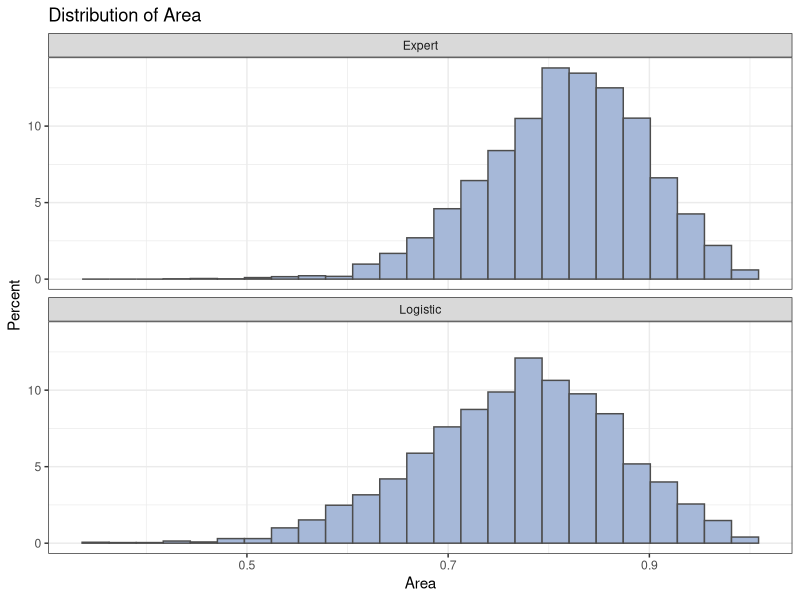
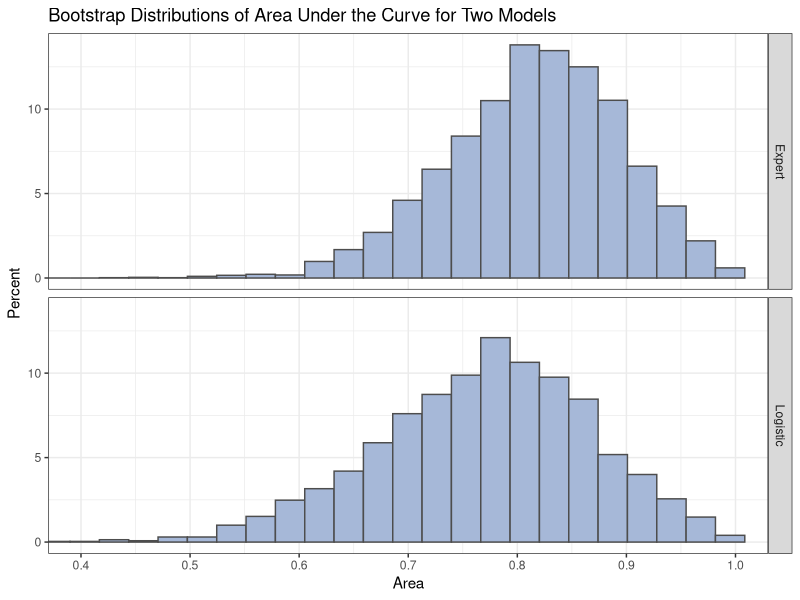

The R script that drew these images, in order:
## P097 - Bootstrap ROC (translation of P097_BootstrapROC.sas)
## Note: PROC SURVEYSELECT's random-number stream (seed=12345) cannot be reproduced
## in R. The bootstrap below is statistically equivalent but gives slightly different
## 4-decimal summaries. P097.txt therefore also includes a clearly labelled block of
## SAS reference values (Expert row and part of the Logistic row) for comparison only.
## Those values are typed in, not computed.
suppressPackageStartupMessages({
  library(dplyr)
  library(ggplot2)
})

out <- Sys.getenv("OUT_DIR")
if (out == "") out <- "."
dir.create(out, showWarnings = FALSE, recursive = TRUE)

## SAS-style rounding (half away from zero)
round_half_up <- function(x, d = 0) {
  m <- 10^d
  sign(x) * floor(abs(x) * m + 0.5 + 1e-9) / m
}
fmt <- function(x, w, d) formatC(round_half_up(x, d), width = w, format = "f", digits = d)
fmtp <- function(p, w = 8) ifelse(p < 0.0001, formatC("<.0001", width = w), fmt(p, w, 4))

## SAS percentile definition 5 (default) == R quantile type 2
pctl5 <- function(x, p) as.numeric(quantile(x, p, type = 2, names = FALSE))

txt <- character(0)
addtxt <- function(...) txt <<- c(txt, ...)

## ------------------------------------------------------------------
## data roc
## ------------------------------------------------------------------
vals <- c(
3.0,5.8,10,0, 3.2,6.3,5,1, 3.9,6.8,3,1, 2.8,4.8,6,0,
3.2,5.8,3,1, 0.9,4.0,5,0, 2.5,5.7,8,0, 1.6,5.6,5,1,
3.8,5.7,5,1, 3.7,6.7,6,1, 3.2,5.4,4,1, 3.8,6.6,6,1,
4.1,6.6,5,1, 3.6,5.7,5,1, 4.3,7.0,4,1, 3.6,6.7,4,0,
2.3,4.4,6,1, 4.2,7.6,4,0, 4.0,6.6,6,0, 3.5,5.8,6,1,
3.8,6.8,7,1, 3.0,4.7,8,0, 4.5,7.4,5,1, 3.7,7.4,5,1,
3.1,6.6,6,1, 4.1,8.2,6,1, 4.3,7.0,5,1, 4.3,6.5,4,1,
3.2,5.1,5,1, 2.6,4.7,6,1, 3.3,6.8,6,0, 1.7,4.0,7,0,
3.7,6.1,5,1, 3.3,6.3,7,1, 4.2,7.7,6,1, 3.5,6.2,5,1,
2.9,5.7,9,0, 2.1,4.8,7,1, 2.8,6.2,8,0, 4.0,7.0,7,1,
3.3,5.7,6,1, 3.7,6.9,5,1, 3.6,6.6,5,1)
m <- matrix(vals, ncol = 4, byrow = TRUE)
roc <- data.frame(alb = m[,1], tp = m[,2], totscore = 10 - m[,3], popind = m[,4])

## ------------------------------------------------------------------
## proc logistic: model popind(event='0') = alb tp totscore
## ------------------------------------------------------------------
roc$ev <- as.integer(roc$popind == 0)
fit <- glm(ev ~ alb + tp + totscore, data = roc, family = binomial(),
           control = glm.control(epsilon = 1e-12, maxit = 100))
fit0 <- glm(ev ~ 1, data = roc, family = binomial())
LogiOut <- roc[, c("alb","tp","totscore","popind")]
LogiOut$LogiPred <- as.numeric(fitted(fit))
nobs <- nrow(roc)
n_ev <- sum(roc$ev); n_nev <- nobs - n_ev

addtxt("The LOGISTIC Procedure", "Model Information",
       "Data Set WORK.ROC", "Response Variable popind",
       "Number of Response Levels 2", "Model binary logit",
       "Optimization Technique Fisher's scoring", "",
       sprintf("Number of Observations Read %d", nobs),
       sprintf("Number of Observations Used %d", nobs), "",
       "Response Profile",
       "Ordered Value  popind  Total Frequency",
       sprintf("1  0  %d", n_ev), sprintf("2  1  %d", n_nev), "",
       "Probability modeled is popind=0.", "",
       "Model Convergence Status",
       "Convergence criterion (GCONV=1E-8) satisfied.", "")

ll0 <- as.numeric(logLik(fit0)); ll1 <- as.numeric(logLik(fit))
k0 <- 1; k1 <- 4
m2ll0 <- -2*ll0; m2ll1 <- -2*ll1
fitstat <- data.frame(Criterion = c("AIC","SC","-2 Log L"),
                      InterceptOnly = c(m2ll0 + 2*k0, m2ll0 + k0*log(nobs), m2ll0),
                      InterceptAndCovariates = c(m2ll1 + 2*k1, m2ll1 + k1*log(nobs), m2ll1))
addtxt("Model Fit Statistics",
       sprintf("%-10s %12s %14s", "Criterion", "Intercept Only", "Intercept and Covariates"))
for (i in 1:3)
  addtxt(sprintf("%-10s %12s %14s", fitstat$Criterion[i],
                 fmt(fitstat$InterceptOnly[i],12,3), fmt(fitstat$InterceptAndCovariates[i],14,3)))
addtxt("")
write.csv(fitstat, file.path(out, "fitstatistics.csv"), row.names = FALSE, na = "")

X <- model.matrix(fit)
y <- roc$ev
p0 <- mean(y)
U <- t(X) %*% (y - p0)
I0 <- p0*(1-p0) * t(X) %*% X
score <- as.numeric(t(U) %*% solve(I0) %*% U)
lr <- m2ll0 - m2ll1
b <- coef(fit)[-1]; V <- vcov(fit)[-1,-1]
wald <- as.numeric(t(b) %*% solve(V) %*% b)
gn <- data.frame(Test = c("Likelihood Ratio","Score","Wald"),
                 ChiSq = c(lr, score, wald), DF = 3,
                 ProbChiSq = pchisq(c(lr, score, wald), 3, lower.tail = FALSE))
addtxt("Testing Global Null Hypothesis: BETA=0",
       sprintf("%-18s %10s %4s %10s", "Test","Chi-Square","DF","Pr > ChiSq"))
for (i in 1:3)
  addtxt(sprintf("%-18s %10s %4d %10s", gn$Test[i], fmt(gn$ChiSq[i],10,4), 3L, fmtp(gn$ProbChiSq[i],10)))
addtxt("")
write.csv(gn, file.path(out, "globaltests.csv"), row.names = FALSE, na = "")

cf <- summary(fit)$coefficients
pe <- data.frame(Parameter = c("Intercept","alb","tp","totscore"),
                 DF = 1, Estimate = cf[,1], StdErr = cf[,2],
                 WaldChiSq = (cf[,1]/cf[,2])^2,
                 ProbChiSq = pchisq((cf[,1]/cf[,2])^2, 1, lower.tail = FALSE))
addtxt("Analysis of Maximum Likelihood Estimates",
       sprintf("%-10s %3s %10s %10s %10s %8s", "Parameter","DF","Estimate","StdErr","WaldChiSq","Pr>ChiSq"))
for (i in seq_len(nrow(pe)))
  addtxt(sprintf("%-10s %3d %10s %10s %10s %8s", pe$Parameter[i], 1L,
                 fmt(pe$Estimate[i],10,4), fmt(pe$StdErr[i],10,4),
                 fmt(pe$WaldChiSq[i],10,4), fmtp(pe$ProbChiSq[i],8)))
addtxt("")
write.csv(pe, file.path(out, "parameterestimates.csv"), row.names = FALSE, na = "")

zq <- qnorm(0.975)
orr <- data.frame(Effect = pe$Parameter[-1], OddsRatio = exp(pe$Estimate[-1]),
                  LowerCL = exp(pe$Estimate[-1] - zq*pe$StdErr[-1]),
                  UpperCL = exp(pe$Estimate[-1] + zq*pe$StdErr[-1]))
addtxt("Odds Ratio Estimates",
       sprintf("%-10s %10s %10s %10s", "Effect","Point Est","95% Lower","95% Upper"))
for (i in 1:3)
  addtxt(sprintf("%-10s %10s %10s %10s", orr$Effect[i], fmt(orr$OddsRatio[i],10,3),
                 fmt(orr$LowerCL[i],10,3), fmt(orr$UpperCL[i],10,3)))
addtxt("")
write.csv(orr, file.path(out, "oddsratios.csv"), row.names = FALSE, na = "")

pb <- round_half_up(LogiOut$LogiPred / 0.002) * 0.002
pe1 <- pb[y == 1]; pn1 <- pb[y == 0]
cmp <- outer(pe1, pn1, "-")
nc <- sum(cmp > 1e-12); nd <- sum(cmp < -1e-12); nt <- length(cmp) - nc - nd
npairs <- length(cmp)
assoc <- data.frame(PctConcordant = 100*nc/npairs, PctDiscordant = 100*nd/npairs,
                    PctTied = 100*nt/npairs, Pairs = npairs,
                    SomersD = (nc-nd)/npairs, Gamma = (nc-nd)/(nc+nd),
                    TauA = (nc-nd)/(0.5*nobs*(nobs-1)), c = (nc + 0.5*nt)/npairs)
addtxt("Association of Predicted Probabilities and Observed Responses",
       sprintf("Percent Concordant %6s   Somers' D %6s", fmt(assoc$PctConcordant,6,1), fmt(assoc$SomersD,6,3)),
       sprintf("Percent Discordant %6s   Gamma     %6s", fmt(assoc$PctDiscordant,6,1), fmt(assoc$Gamma,6,3)),
       sprintf("Percent Tied       %6s   Tau-a     %6s", fmt(assoc$PctTied,6,1), fmt(assoc$TauA,6,3)),
       sprintf("Pairs              %6d   c         %6s", npairs, fmt(assoc$c,6,3)), "")
write.csv(assoc, file.path(out, "association.csv"), row.names = FALSE, na = "")

## ------------------------------------------------------------------
## ExpertPred + merge
## ------------------------------------------------------------------
ExpertPred <- c(0.95,0.2,0.05,0.3,0.1,0.6,0.8,0.5,
                0.1,0.25,0.1,0.2,0.05,0.1,0.05,0.1,
                0.4,0.1,0.2,0.25,0.4,0.7,0.1,0.1,
                0.3,0.2,0.1,0.05,0.1,0.4,0.4,0.7,
                0.2,0.4,0.1,0.1,0.9,0.7,0.8,0.25,
                0.3,0.1,0.1)
Survival <- LogiOut
Survival$ExpertPred <- ExpertPred
write.csv(Survival, file.path(out, "survival.csv"), row.names = FALSE, na = "")

## ------------------------------------------------------------------
## ROC association (DeLong SE, 90% Wald CI)
## ------------------------------------------------------------------
psi_mat <- function(pred, ev) {
  e <- pred[ev == 1]; n <- pred[ev == 0]
  outer(e, n, function(a, b) (a > b) + 0.5 * (a == b))
}
roc_assoc <- function(pred, ev, alpha = 0.1) {
  P <- psi_mat(pred, ev)
  n1 <- nrow(P); n0 <- ncol(P)
  auc <- mean(P)
  V10 <- rowMeans(P); V01 <- colMeans(P)
  se <- sqrt(var(V10)/n1 + var(V01)/n0)
  z <- qnorm(1 - alpha/2)
  nc <- sum(P == 1); nd <- sum(P == 0)
  N <- length(pred)
  data.frame(Area = auc, StdErr = se, LowerArea = auc - z*se, UpperArea = auc + z*se,
             SomersD = (nc - nd)/(n1*n0), Gamma = (nc - nd)/(nc + nd),
             TauA = (nc - nd)/(0.5*N*(N - 1)))
}
ev <- as.integer(Survival$popind == 0)
ROCAssoc <- rbind(cbind(ROCModel = "Expert",   roc_assoc(Survival$ExpertPred, ev)),
                  cbind(ROCModel = "Logistic", roc_assoc(Survival$LogiPred, ev)))
addtxt("ROC Association Statistics",
       sprintf("%-10s %8s %8s %8s %8s %8s %8s %8s", "ROC Model","Area","StdErr",
               "90%Lower","90%Upper","SomersD","Gamma","Tau-a"))
for (i in 1:2)
  addtxt(sprintf("%-10s %8s %8s %8s %8s %8s %8s %8s", ROCAssoc$ROCModel[i],
                 fmt(ROCAssoc$Area[i],8,4), fmt(ROCAssoc$StdErr[i],8,4),
                 fmt(ROCAssoc$LowerArea[i],8,4), fmt(ROCAssoc$UpperArea[i],8,4),
                 fmt(ROCAssoc$SomersD[i],8,4), fmt(ROCAssoc$Gamma[i],8,4),
                 fmt(ROCAssoc$TauA[i],8,4)))
addtxt("")
write.csv(ROCAssoc, file.path(out, "rocassociation.csv"), row.names = FALSE, na = "")

## ------------------------------------------------------------------
## data Prob
## ------------------------------------------------------------------
Prob <- data.frame(x = 0.73, xbar = 0.8162, s = 0.0801)
Prob$z <- abs(Prob$xbar - Prob$x) / Prob$s
Prob$p <- 2 * pnorm(-Prob$z)
addtxt(sprintf("%6s %8s %8s %10s %10s", "x","xbar","s","z","p"),
       sprintf("%6s %8s %8s %10s %10s", "0.73","0.8162","0.0801",
               formatC(Prob$z, format = "f", digits = 5), formatC(Prob$p, format = "f", digits = 5)),
       "")
write.csv(Prob, file.path(out, "prob.csv"), row.names = FALSE, na = "")

## ------------------------------------------------------------------
## Bootstrap (surveyselect URS, samprate=1, reps=5000)
## ------------------------------------------------------------------
NumSamples <- 5000
N <- nrow(Survival)
set.seed(12345)
P_exp <- psi_mat(Survival$ExpertPred, ev)
P_log <- psi_mat(Survival$LogiPred, ev)
idx1 <- which(ev == 1); idx0 <- which(ev == 0)
area_exp <- numeric(NumSamples); area_log <- numeric(NumSamples)
for (r in seq_len(NumSamples)) {
  w <- tabulate(sample.int(N, N, replace = TRUE), nbins = N)   # NumberHits
  w1 <- w[idx1]; w0 <- w[idx0]
  den <- sum(w1) * sum(w0)
  area_exp[r] <- as.numeric(t(w1) %*% P_exp %*% w0) / den
  area_log[r] <- as.numeric(t(w1) %*% P_log %*% w0) / den
}
ROCEst <- rbind(data.frame(Replicate = 1:NumSamples, ROCModel = "Expert",   Area = area_exp),
                data.frame(Replicate = 1:NumSamples, ROCModel = "Logistic", Area = area_log)) %>%
  arrange(Replicate, ROCModel)
write.csv(ROCEst, file.path(out, "rocest.csv"), row.names = FALSE, na = "")

## ------------------------------------------------------------------
## proc means
## ------------------------------------------------------------------
means <- ROCEst %>% group_by(ROCModel) %>%
  summarise(NObs = n(), Mean = mean(Area), StdDev = sd(Area),
            P5 = pctl5(Area, .05), P95 = pctl5(Area, .95),
            P10 = pctl5(Area, .10), P90 = pctl5(Area, .90),
            P25 = pctl5(Area, .25), P75 = pctl5(Area, .75), .groups = "drop") %>%
  arrange(ROCModel)
hdr_means <- sprintf("%-10s %6s %8s %8s %8s %8s %8s %8s %8s %8s", "ROCModel","N Obs",
                     "Mean","Std Dev","5th Pctl","95th Pctl","10th Pctl","90th Pctl",
                     "25th Pctl","75th Pctl")
addtxt("The MEANS Procedure (R bootstrap)", "Analysis Variable : Area", hdr_means)
for (i in seq_len(nrow(means)))
  addtxt(sprintf("%-10s %6d %8s %8s %8s %8s %8s %8s %8s %8s", means$ROCModel[i], means$NObs[i],
                 fmt(means$Mean[i],8,4), fmt(means$StdDev[i],8,4), fmt(means$P5[i],8,4),
                 fmt(means$P95[i],8,4), fmt(means$P10[i],8,4), fmt(means$P90[i],8,4),
                 fmt(means$P25[i],8,4), fmt(means$P75[i],8,4)))
addtxt("")
write.csv(means, file.path(out, "means.csv"), row.names = FALSE, na = "")

## SAS reference bootstrap summary for comparison only.
## These values are typed in from the SAS run, not computed here.
## Logistic P10/P90/P25/P75 were not available; R estimates are shown in their place.
ref_means <- data.frame(
  ROCModel = c("Expert", "Logistic"), NObs = c(NumSamples, NumSamples),
  Mean = c(0.8162, 0.7704), StdDev = c(0.0801, 0.0979),
  P5 = c(0.6761, 0.5985), P95 = c(0.9382, 0.9214),
  P10 = c(0.7106, means$P10[2]), P90 = c(0.9148, means$P90[2]),
  P25 = c(0.7671, means$P25[2]), P75 = c(0.8727, means$P75[2]))
addtxt("SAS reference values (typed in, not computed; SURVEYSELECT RNG stream not reproducible)",
       "Analysis Variable : Area", hdr_means)
for (i in 1:2)
  addtxt(sprintf("%-10s %6d %8s %8s %8s %8s %8s %8s %8s %8s", ref_means$ROCModel[i], ref_means$NObs[i],
                 fmt(ref_means$Mean[i],8,4), fmt(ref_means$StdDev[i],8,4), fmt(ref_means$P5[i],8,4),
                 fmt(ref_means$P95[i],8,4), fmt(ref_means$P10[i],8,4), fmt(ref_means$P90[i],8,4),
                 fmt(ref_means$P25[i],8,4), fmt(ref_means$P75[i],8,4)))
addtxt("")
write.csv(ref_means, file.path(out, "means_sas_reference.csv"), row.names = FALSE, na = "")

## ------------------------------------------------------------------
## proc univariate -> WidePctls ; proc print
## ------------------------------------------------------------------
WidePctls <- ROCEst %>% group_by(ROCModel) %>%
  summarise(Mean = mean(Area), Std = sd(Area),
            P_2_5 = pctl5(Area, .025), P_97_5 = pctl5(Area, .975), .groups = "drop") %>%
  arrange(ROCModel)
addtxt(sprintf("%-10s %8s %10s %12s %12s", "ROCModel","BootMean","BootStdErr",
               "95% Lower CL","95% Upper CL"))
for (i in seq_len(nrow(WidePctls)))
  addtxt(sprintf("%-10s %8s %10s %12s %12s", WidePctls$ROCModel[i],
                 fmt(WidePctls$Mean[i],6,4), fmt(WidePctls$Std[i],6,4),
                 fmt(WidePctls$P_2_5[i],6,4), fmt(WidePctls$P_97_5[i],6,4)))
addtxt("")
write.csv(WidePctls, file.path(out, "widepctls.csv"), row.names = FALSE, na = "")

writeLines(txt, file.path(out, "P097.txt"))
body <- bind_rows(
  means %>% mutate(Table = "Means") %>% rename(Std = StdDev),
  WidePctls %>% mutate(Table = "WidePctls"),
  ROCAssoc %>% mutate(Table = "ROCAssociation"))
write.csv(body, file.path(out, "P097.csv"), row.names = FALSE, na = "")

## ------------------------------------------------------------------
## Figures
## ------------------------------------------------------------------
p1 <- ggplot(ROCEst, aes(x = Area)) +
  geom_histogram(aes(y = after_stat(100 * count / tapply(count, PANEL, sum)[PANEL])),
                 bins = 25, fill = "#A6B8D8", colour = "grey30") +
  facet_wrap(~ROCModel, ncol = 1) +
  labs(y = "Percent", title = "Distribution of Area") + theme_bw()
ggsave(file.path(out, "histogram.png"), p1, width = 6.4, height = 4.8, dpi = 100)
write.csv(ROCEst, file.path(out, "histogram.csv"), row.names = FALSE, na = "")

p2 <- ggplot(ROCEst, aes(x = Area)) +
  geom_histogram(aes(y = after_stat(100 * count / tapply(count, PANEL, sum)[PANEL])),
                 bins = 25, fill = "#A6B8D8", colour = "grey30") +
  facet_grid(ROCModel ~ .) +
  scale_x_continuous(breaks = seq(0.4, 1, 0.1)) +
  coord_cartesian(xlim = c(0.4, 1)) +
  labs(y = "Percent",
       title = "Bootstrap Distributions of Area Under the Curve for Two Models") +
  theme_bw()
ggsave(file.path(out, "sgpanel.png"), p2, width = 6.4, height = 4.81, dpi = 100)
write.csv(ROCEst, file.path(out, "sgpanel.csv"), row.names = FALSE, na = "")

message("P097 done")
